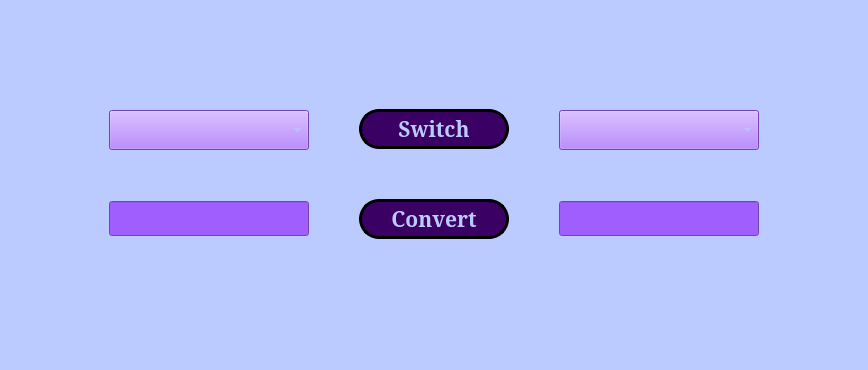
<?xml version="1.0" encoding="UTF-8"?>
<ui version="4.0">
 <class>MainWindow</class>
 <widget class="QMainWindow" name="MainWindow">
  <property name="geometry">
   <rect>
    <x>0</x>
    <y>0</y>
    <width>824</width>
    <height>349</height>
   </rect>
  </property>
  <property name="windowTitle">
   <string>MainWindow</string>
  </property>
  <property name="styleSheet">
   <string notr="true">background-color: rgb(187, 202, 255);</string>
  </property>
  <widget class="QWidget" name="centralwidget">
   <layout class="QGridLayout" name="gridLayout">
    <item row="0" column="0">
     <layout class="QHBoxLayout" name="horizontalLayout">
      <property name="spacing">
       <number>50</number>
      </property>
      <property name="leftMargin">
       <number>100</number>
      </property>
      <property name="topMargin">
       <number>100</number>
      </property>
      <property name="rightMargin">
       <number>100</number>
      </property>
      <property name="bottomMargin">
       <number>100</number>
      </property>
      <item>
       <layout class="QVBoxLayout" name="verticalLayout" stretch="0,0">
        <item>
         <widget class="QComboBox" name="comboBox">
          <property name="minimumSize">
           <size>
            <width>200</width>
            <height>40</height>
           </size>
          </property>
          <property name="font">
           <font>
            <family>Garamond</family>
            <pointsize>16</pointsize>
            <bold>true</bold>
           </font>
          </property>
          <property name="styleSheet">
           <string notr="true">background-color:rgb(161, 94, 255);
color: rgb(187, 202, 255);
selection-background-color: rgb(161, 94, 255)</string>
          </property>
         </widget>
        </item>
        <item>
         <widget class="QLineEdit" name="lineEdit">
          <property name="minimumSize">
           <size>
            <width>0</width>
            <height>30</height>
           </size>
          </property>
          <property name="font">
           <font>
            <family>Garamond</family>
            <pointsize>14</pointsize>
            <bold>true</bold>
           </font>
          </property>
          <property name="styleSheet">
           <string notr="true">background-color:rgb(161, 94, 255);
color: rgb(187, 202, 255);
border-width: 5px;
border-color: rgb(0, 0, 0);</string>
          </property>
         </widget>
        </item>
       </layout>
      </item>
      <item>
       <layout class="QVBoxLayout" name="verticalLayout_3">
        <item>
         <widget class="QPushButton" name="switchButton">
          <property name="minimumSize">
           <size>
            <width>150</width>
            <height>40</height>
           </size>
          </property>
          <property name="font">
           <font>
            <family>Garamond</family>
            <pointsize>16</pointsize>
            <bold>true</bold>
           </font>
          </property>
          <property name="styleSheet">
           <string notr="true">background-color: rgb(58, 0, 99);
color: rgb(187, 202, 255);
border: 3px solid black;
border-radius: 20px;</string>
          </property>
          <property name="text">
           <string>Switch</string>
          </property>
         </widget>
        </item>
        <item>
         <widget class="QPushButton" name="convertButton">
          <property name="minimumSize">
           <size>
            <width>100</width>
            <height>40</height>
           </size>
          </property>
          <property name="font">
           <font>
            <family>Garamond</family>
            <pointsize>16</pointsize>
            <bold>true</bold>
           </font>
          </property>
          <property name="styleSheet">
           <string notr="true">background-color: rgb(58, 0, 99);
color: rgb(187, 202, 255);
border: 3px solid black;
border-radius: 20px;</string>
          </property>
          <property name="text">
           <string>Convert</string>
          </property>
         </widget>
        </item>
       </layout>
      </item>
      <item>
       <layout class="QVBoxLayout" name="verticalLayout_2">
        <item>
         <widget class="QComboBox" name="comboBox_2">
          <property name="minimumSize">
           <size>
            <width>200</width>
            <height>40</height>
           </size>
          </property>
          <property name="font">
           <font>
            <family>Garamond</family>
            <pointsize>16</pointsize>
            <bold>true</bold>
           </font>
          </property>
          <property name="styleSheet">
           <string notr="true">background-color:rgb(161, 94, 255);
color: rgb(187, 202, 255);
selection-background-color: rgb(161, 94, 255);</string>
          </property>
         </widget>
        </item>
        <item>
         <widget class="QLineEdit" name="lineEdit_2">
          <property name="minimumSize">
           <size>
            <width>0</width>
            <height>30</height>
           </size>
          </property>
          <property name="font">
           <font>
            <family>Garamond</family>
            <pointsize>14</pointsize>
            <bold>true</bold>
           </font>
          </property>
          <property name="styleSheet">
           <string notr="true">background-color:rgb(161, 94, 255);
color: rgb(187, 202, 255);
border-width: 5px;
border-color: rgb(0, 0, 0);</string>
          </property>
         </widget>
        </item>
       </layout>
      </item>
     </layout>
    </item>
   </layout>
  </widget>
  <widget class="QMenuBar" name="menubar">
   <property name="geometry">
    <rect>
     <x>0</x>
     <y>0</y>
     <width>824</width>
     <height>22</height>
    </rect>
   </property>
  </widget>
  <widget class="QStatusBar" name="statusbar"/>
 </widget>
 <resources/>
 <connections/>
</ui>
